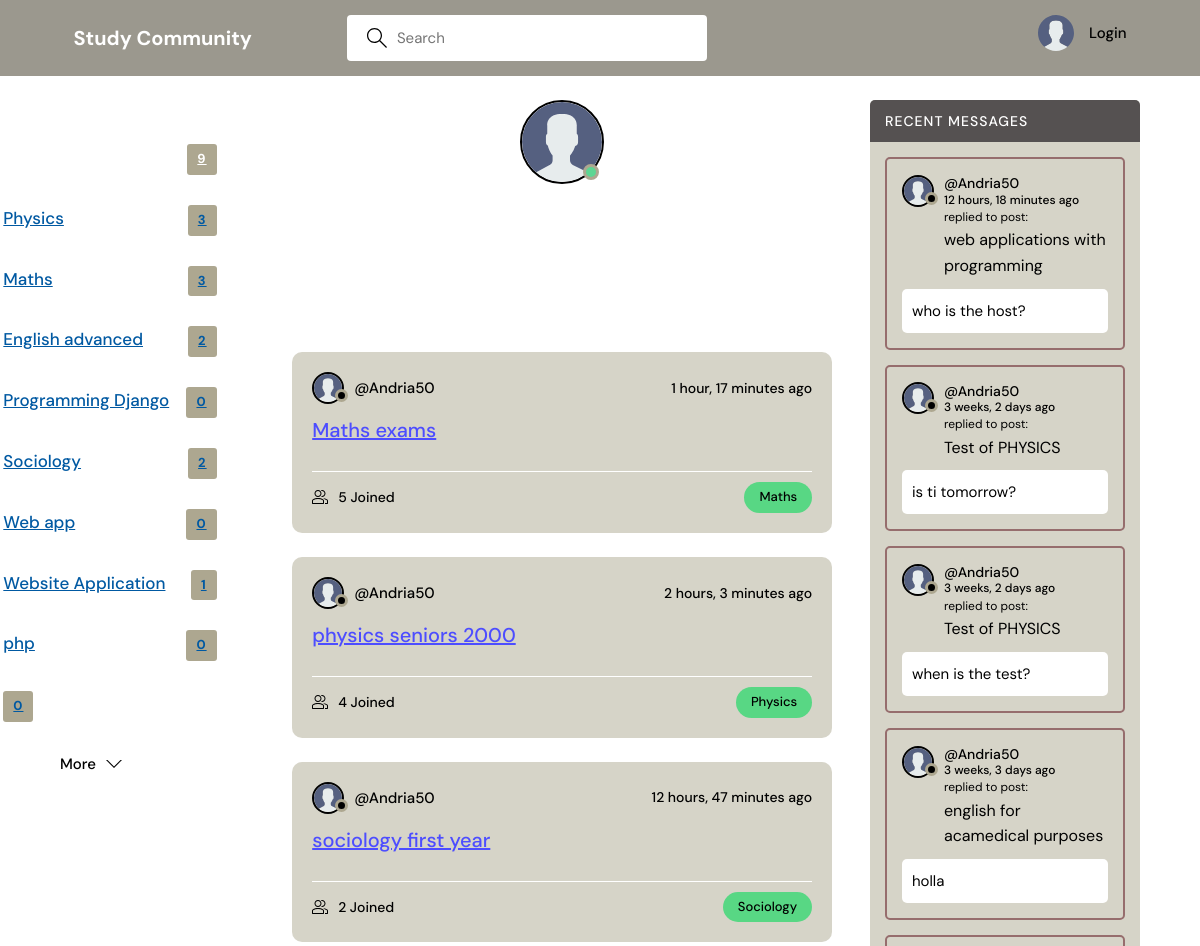
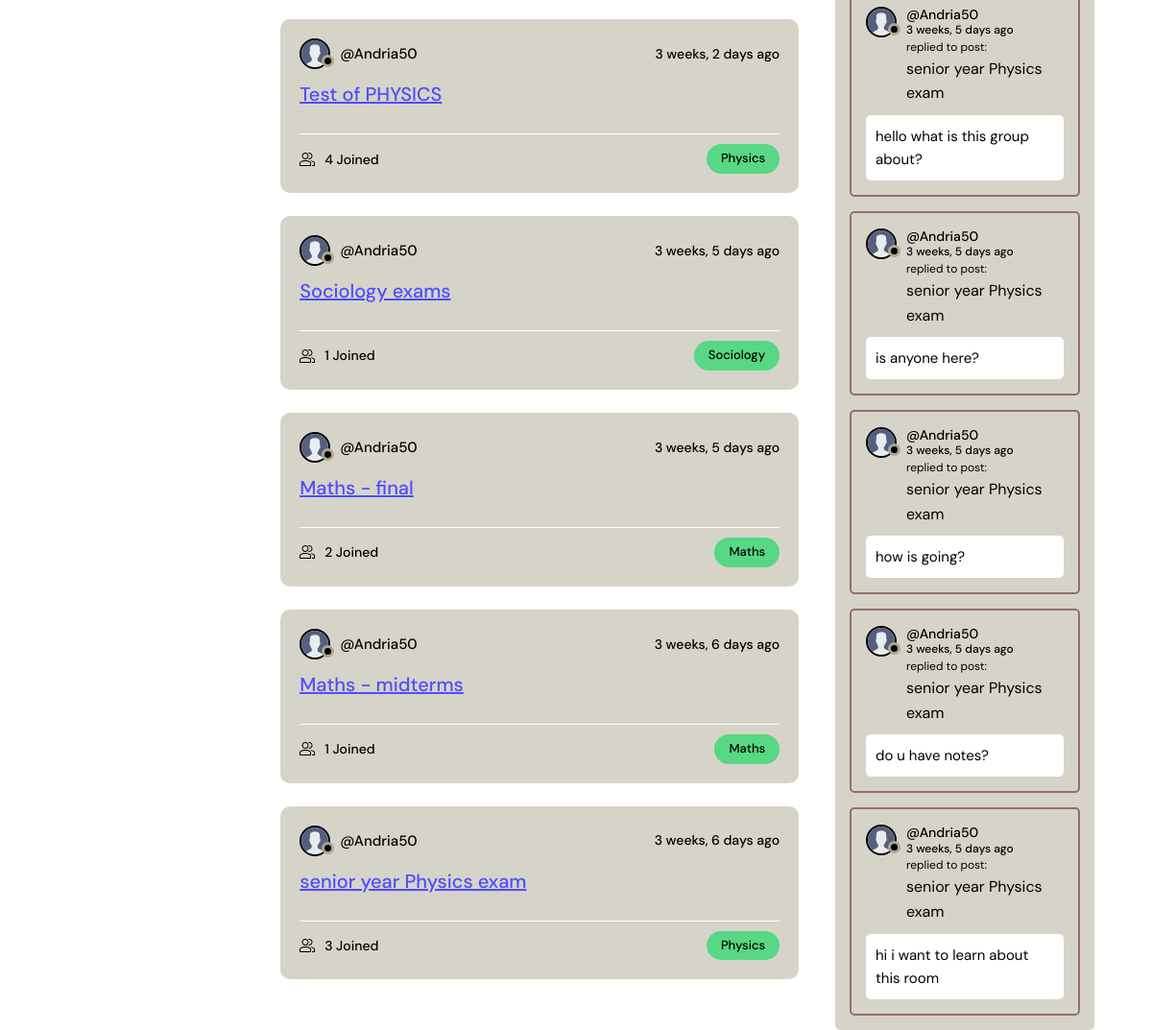
The app's page /profile/2/ with its own data (2 pictures, top to bottom).
### app/models.py (models this page shows, shortened)
class Topic(models.Model):
    name = models.CharField(max_length=200)

class User(AbstractUser):
    name = models.CharField(max_length=200, null=True)
    email = models.EmailField(unique=True, null=True)
    bio = models.TextField(null=True)
    avatar = models.ImageField(null=True, default="avatar.png")
    USERNAME_FIELD = 'username'
    REQUIRED_FIELDS = []

class Room(models.Model):
    host = models.ForeignKey(User, on_delete=models.SET_NULL, null=True)
    topic = models.ForeignKey(Topic, on_delete=models.SET_NULL, null=True)
    name = models.CharField(max_length=200)
    description = models.TextField(null=True, blank=True)
    participants = models.ManyToManyField(
        User, related_name='participants', blank=True)
    updated = models.DateTimeField(auto_now=True)
    created = models.DateTimeField(auto_now_add=True)
    class Meta:
        ordering = ['-updated', '-created']
    def __str__(self):
        return self.name

class Message(models.Model):
    user = models.ForeignKey(User, on_delete=models.CASCADE)
    room = models.ForeignKey(Room, on_delete=models.CASCADE)
    body = models.TextField()
    updated = models.DateTimeField(auto_now=True)
    created = models.DateTimeField(auto_now_add=True)
    class Meta:
        ordering = ['-updated', '-created']

### app/views.py (the view)
# urls.py: path('profile/<str:pk>/', views.userProfile, name="user-profile"),
def userProfile(request, pk):
    user = User.objects.get(id=pk)
    rooms = user.room_set.all()
    room_messages = user.message_set.all()
    topics = Topic.objects.all()
    context = {'user': user, 'rooms': rooms,
               'room_messages': room_messages, 'topics': topics}
    return render(request, 'app/profile.html', context)

### app/templates/app/profile.html
{% extends 'main.html' %}
{% block content %}
<main class="profile-page layout layout--3">
  <div class="container">
    {% include 'app/topics_component.html' %}
    <div class="roomList">
      <div class="profile">
        <div class="profile__avatar">
          <div class="avatar avatar--large active">
            <img src="{{user.avatar.url}}" />
          </div>
        </div>
        <div class="profile__info">
          {% if request.user == user %}
          <p>{{user.username}}
          <p>@{{user.username}}(You)</p>
          <a href="{% url 'update-user' %}" class="btn btn--main btn--pill">Edit Profile</a>
          {% else %}
          <p>{{user.username}}
          <p>@{{user.username}}</p>
          {% endif %}
        </div>
        <div class="profile__about" style="color: white;">
          <h3>About</h3>
            {% if user.bio == None %}
          <p>'Edit to add your bio'</p>
            {%else%}
            <p>{{user.bio}}</p>
            {% endif %}
        </div>
      </div>
      {% include 'app/feed_component.html' %}
    </div>
    {% include 'app/activity_component.html' %}
  </div>
</main>
{% endblock content %}

### templates/main.html (shortened to what this page needs)
<!DOCTYPE html>
{% load static %}
<html lang="en">
<head>
    <link rel="stylesheet" href="{% static 'styles/style.css' %}" />
</head>
<body>
    {% include 'navbar.html' %}
    {% block content %}
    {% endblock %}
</body>
</html>

### templates/navbar.html (shortened to what this page needs)
{% load static %}
<header class="header header--loggedIn">
    <div class="container">
        <a href="{% url 'home' %}" class="header__logo">
            <h1>Study Community</h1>
        </a>
        <form class="header__search" method="GET" action="{% url 'home' %}">
            <label>
                <input name="q" placeholder="Search" />
            </label>
        </form>
        <nav class="header__menu">
            {% if request.user.is_authenticated %}
            <div class="header__user">
                <a href="{% url 'user-profile' user.id  %}">
                    <div class="avatar avatar--medium active">
                        <img src="{{request.user.avatar.url}}" />
                    </div>
                    <p>{{request.user.username}} <span>@{{request.user.username}}</span></p>
                </a>
                <button class="dropdown-button">
                    <svg version="1.1"   width="32" height="32" viewBox="0 0 32 32">
                        <title>chevron-down</title>
                        <path d="M16 21l-13-13h-3l16 16 16-16h-3l-13 13z"></path>
                    </svg>
                </button>
            </div>
            {% else %}
            <a href="{% url 'login' %}">
                <img src="{% static 'images/avatar.svg' %}" />
                <p>Login</p>
            </a>
            {% endif %}
        </nav>
    </div>
</header>

### app/templates/app/topics_component.html
<div class="topics">
    <div class="topics__header">
        <h2>Existed Topics</h2>
    </div>
    <ul class="topics__list">
        <li>
            <a href="{% url 'home' %}" class="active">All <span>{{topics.count}}</span></a>
        </li>
        {% for topic in topics %}
        <li>
            <a href="{% url 'home' %}?q={{topic.name}}">{{topic.name}}<span>{{topic.room_set.all.count}}</span></a>
        </li>
        {% endfor %}
    </ul>
    <a class="btn btn--link" href="{% url 'topics' %}">
        More
        <svg version="1.1"   width="32" height="32" viewBox="0 0 32 32">
            <title>chevron-down</title>
            <path d="M16 21l-13-13h-3l16 16 16-16h-3l-13 13z"></path>
        </svg>
    </a>
</div>

### app/templates/app/feed_component.html (shortened to what this page needs)
{% for room in rooms %}
<div class="roomListRoom">
    <div class="roomListRoom__header">
        <a href="{% url 'user-profile' room.host.id %}" class="roomListRoom__author">
            <div class="avatar avatar--small">
                <img src="{{room.host.avatar.url}}" />
            </div>
            <span>@{{room.host.username}}</span>
        </a>
        <div class="roomListRoom__actions">
            <span>{{room.created|timesince}} ago</span>
        </div>
    </div>
    <div class="roomListRoom__content">
        <a href="{% url 'room' room.id %}">{{room.name}}</a>
    </div>
    <div class="roomListRoom__meta">
        <a href="{% url 'room' room.id %}" class="roomListRoom__joined">
            {{room.participants.all.count}} Joined
        </a>
        <p class="roomListRoom__topic">{{room.topic.name}}</p>
    </div>
</div>
{% endfor %}

### app/templates/app/activity_component.html (shortened to what this page needs)
<div class="activities">
    <div class="activities__header">
        <h2>Recent Messages</h2>
    </div>
    {% for message in room_messages %}
    <div class="activities__box">
        <div class="activities__boxHeader roomListRoom__header">
            <a href="{% url 'user-profile' message.user.id %}" class="roomListRoom__author">
                <div class="avatar avatar--small">
                    <img src="{{message.user.avatar.url}}" />
                </div>
                <p>
                    @{{message.user.username}}
                    <span>{{message.created|timesince}} ago</span>
                </p>
            </a>
        </div>
        <div class="activities__boxContent">
            <p>replied to post:  <a href="{% url 'room' message.room.id %}">{{message.room}}</a></p>
            <div class="activities__boxRoomContent">{{message.body}}</div>
        </div>
    </div>
    {% endfor %}
</div>

### records on screen
Topic: name "Physics", room_set.all.count "3"
Topic: name "Maths", room_set.all.count "3"
Topic: name "English advanced", room_set.all.count "2"
Topic: name "Programming Django", room_set.all.count "0"
Topic: name "Sociology", room_set.all.count "2"
Topic: name "Web app", room_set.all.count "0"
Topic: name "Website Application", room_set.all.count "1"
Topic: name "php", room_set.all.count "0"
Topic: room_set.all.count "0"
User: avatar (placeholder picture)
Room: host.avatar (placeholder picture), host.username "Andria50", created "1 hour, 17 minutes", name "Maths exams", participants.all.count "5", topic.name "Maths"
Room: host.avatar (placeholder picture), host.username "Andria50", created "2 hours, 3 minutes", name "physics seniors 2000", participants.all.count "4", topic.name "Physics"
Room: host.avatar (placeholder picture), host.username "Andria50", created "12 hours, 47 minutes", name "sociology first year", participants.all.count "2", topic.name "Sociology"
Room: host.avatar (placeholder picture), host.username "Andria50", created "3 weeks, 2 days", name "Test of PHYSICS", participants.all.count "4", topic.name "Physics"
Room: host.avatar (placeholder picture), host.username "Andria50", created "3 weeks, 5 days", name "Sociology exams", participants.all.count "1", topic.name "Sociology"
Room: host.avatar (placeholder picture), host.username "Andria50", created "3 weeks, 5 days", name "Maths - final", participants.all.count "2", topic.name "Maths"
Room: host.avatar (placeholder picture), host.username "Andria50", created "3 weeks, 6 days", name "Maths - midterms", participants.all.count "1", topic.name "Maths"
Room: host.avatar (placeholder picture), host.username "Andria50", created "3 weeks, 6 days", name "senior year Physics exam", participants.all.count "3", topic.name "Physics"
Message: user.avatar (placeholder picture), user.username "Andria50", created "12 hours, 18 minutes", room "web applications with programming", body "who is the host?"
Message: user.avatar (placeholder picture), user.username "Andria50", created "3 weeks, 2 days", room "Test of PHYSICS", body "is ti tomorrow?"
Message: user.avatar (placeholder picture), user.username "Andria50", created "3 weeks, 2 days", room "Test of PHYSICS", body "when is the test?"
Message: user.avatar (placeholder picture), user.username "Andria50", created "3 weeks, 3 days", room "english for acamedical purposes", body "holla"
Message: user.avatar (placeholder picture), user.username "Andria50", created "3 weeks, 5 days", room "senior year Physics exam", body "hello what is this group about?"
Message: user.avatar (placeholder picture), user.username "Andria50", created "3 weeks, 5 days", room "senior year Physics exam", body "is anyone here?"
Message: user.avatar (placeholder picture), user.username "Andria50", created "3 weeks, 5 days", room "senior year Physics exam", body "how is going?"
Message: user.avatar (placeholder picture), user.username "Andria50", created "3 weeks, 5 days", room "senior year Physics exam", body "do u have notes?"
Message: user.avatar (placeholder picture), user.username "Andria50", created "3 weeks, 5 days", room "senior year Physics exam", body "hi i want to learn about this room"

### other values on screen
{{ topics.count }} "9"
